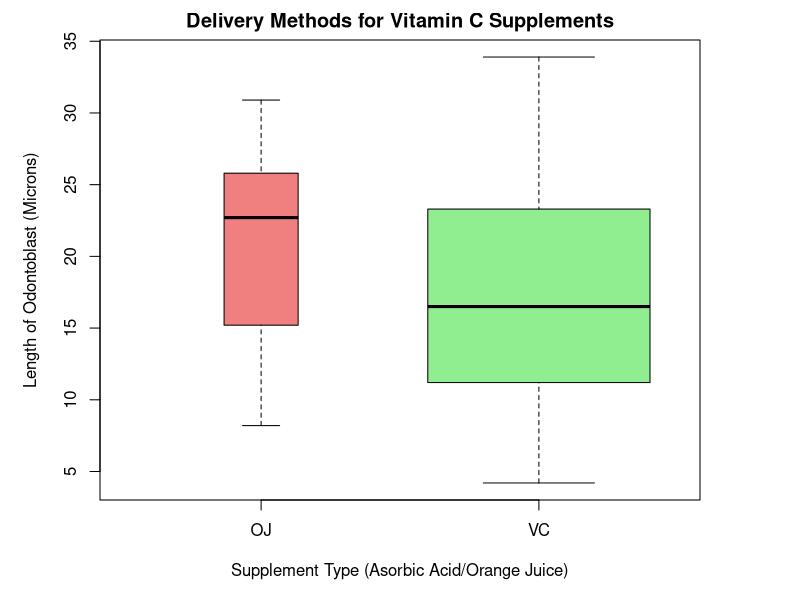
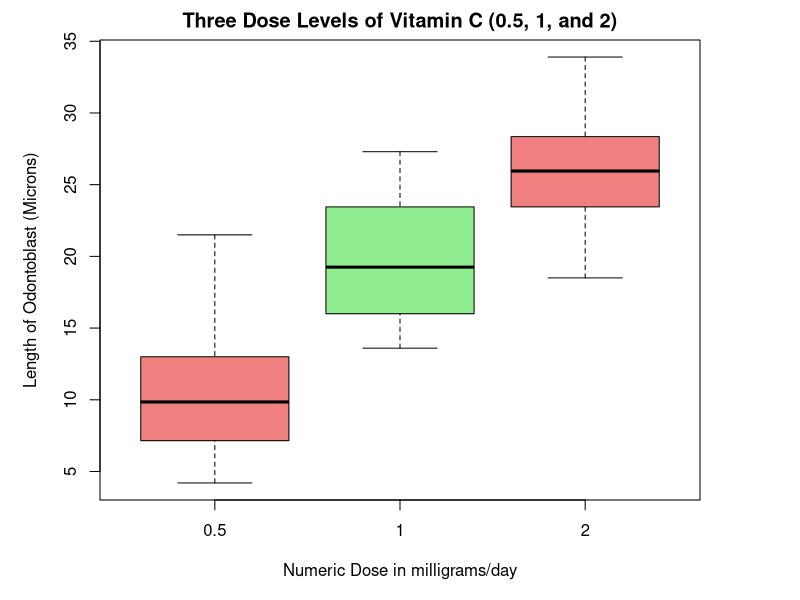
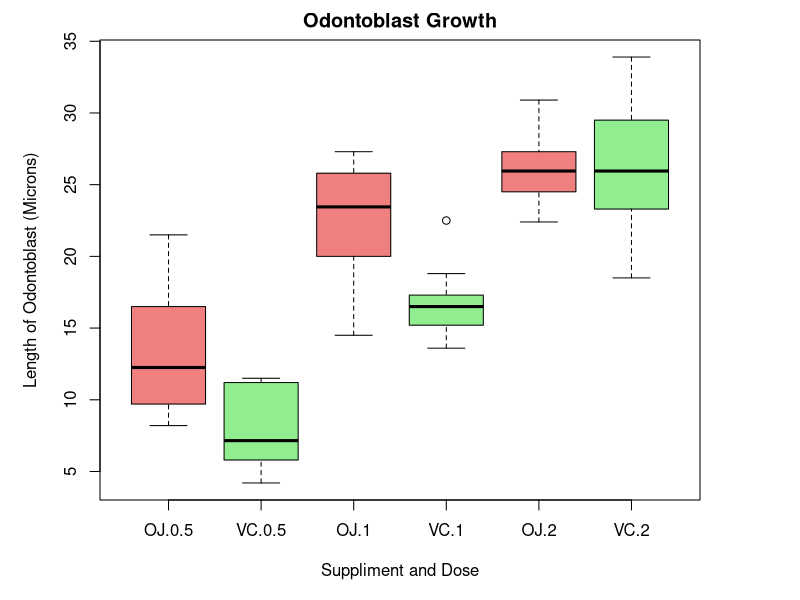
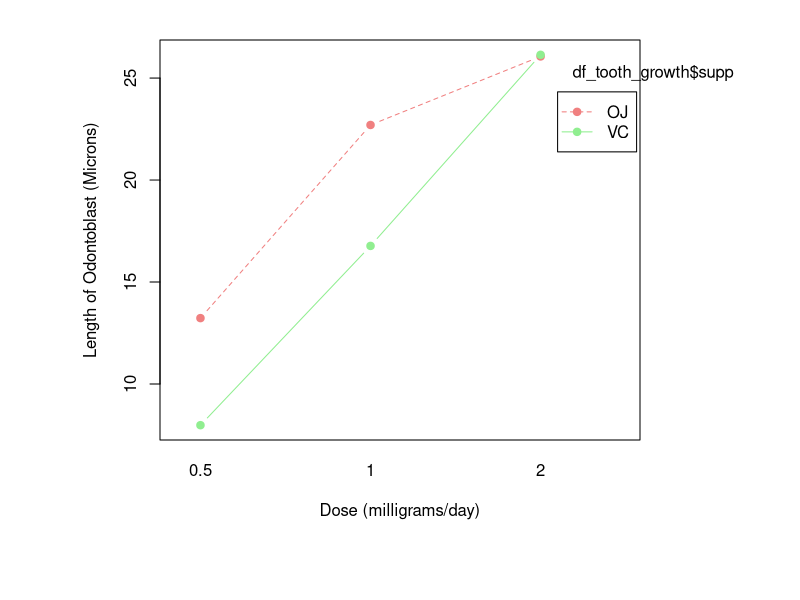
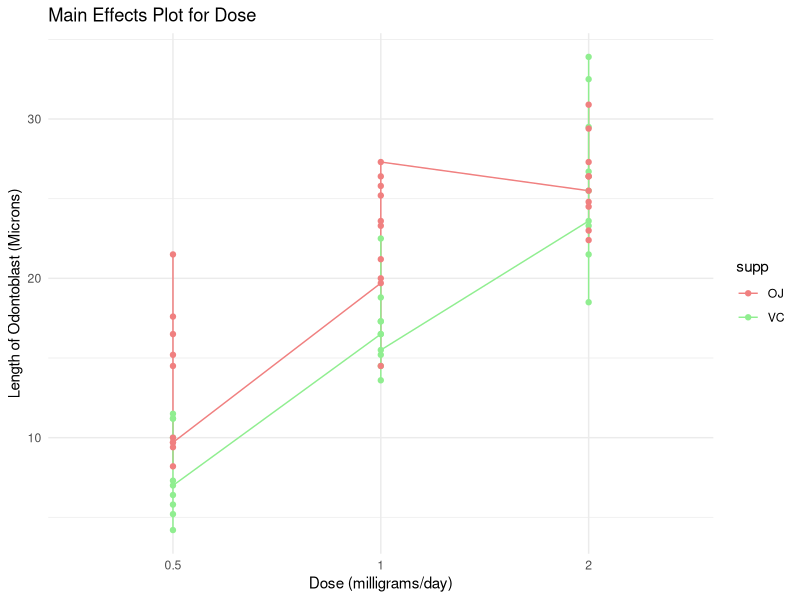
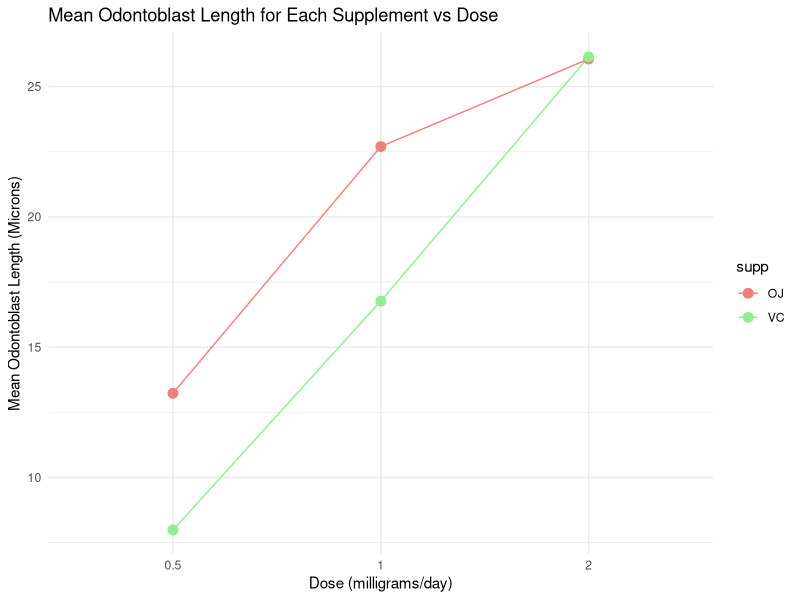
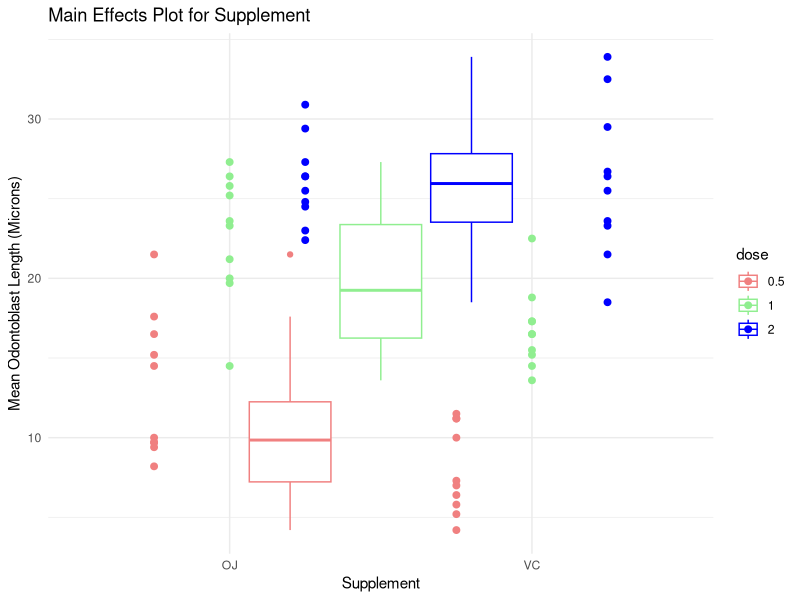
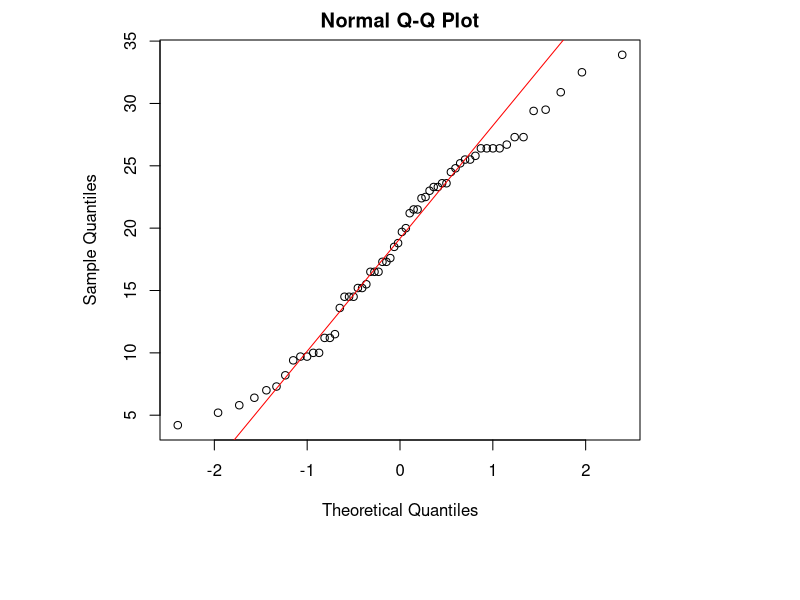

Write R code to recreate these figures, in order.
## ---- chunk 1
df_tooth_growth <- data.frame(ToothGrowth)

# Structure of the dataset
str(df_tooth_growth)

head(df_tooth_growth[c(28, 29, 30, 31, 32, 33), ], 
     n = 6)
## ---- chunk 2
##Dataset summary

summary(df_tooth_growth)
## ---- chunk 3

##Descriptive stats in conjunction to both factors
require(dplyr)
library(dplyr)
group_by(df_tooth_growth, supp, dose) %>%
  summarise(
    count = n(),
    mean = mean(len, na.rm = TRUE),
    sd = sd(len, na.rm = TRUE),
    .groups = "drop"
  )
## ---- chunk 4

## Boxplot for Delivery Methods of Supplement
par(mar = c(5, 5, 2, 5))
boxplot(len~supp, data=df_tooth_growth, 
        notch=FALSE, 
  col=(c("lightcoral","lightgreen")),
  main="Delivery Methods for Vitamin C Supplements",
  xlab="Supplement Type (Asorbic Acid/Orange Juice)",
  ylab="Length of Odontoblast (Microns)",
  width = c(0.5, 1.5)*2, 
  height = c(0.5, 1.5)
)

## ---- chunk 5
boxplot(len~dose, data=df_tooth_growth, notch=FALSE, 
  col=(c("lightcoral","lightgreen")),
  main="Three Dose Levels of Vitamin C (0.5, 1, and 2)",
  xlab="Numeric Dose in milligrams/day",
  ylab="Length of Odontoblast (Microns)"
  )


## ---- chunk 6
boxplot(len~supp*dose, data=df_tooth_growth, notch=FALSE, 
  col=(c("lightcoral","lightgreen")),
  main="Odontoblast Growth",
  xlab="Suppliment and Dose",
  ylab="Length of Odontoblast (Microns)")
## ---- chunk 7
require(ggplot2)
require(dplyr)
library(ggplot2)
library(dplyr) 

# Convert the 'supp' and 'dose' variables to factors
df_tooth_growth$supp <- as.factor(df_tooth_growth$supp)
df_tooth_growth$dose <- as.factor(df_tooth_growth$dose)


## ---- chunk 8
par(mar = c(8, 8, 2, 8))

# Interaction Plot
interaction.plot(df_tooth_growth$dose, df_tooth_growth$supp, 
                 df_tooth_growth$len, 
                 col = c("lightcoral", "lightgreen"), 
                 type = "b", fixed = TRUE, 
                 xlab = "Dose (milligrams/day)", 
                 ylab = "Length of Odontoblast (Microns)", 
                 pch = 19, leg.bty = "o")

## ---- chunk 9

# Main Effects Plot for 'dose'
ggplot(df_tooth_growth, aes(x = dose, y = len, group = supp, color = supp)) +
  geom_line() +
  geom_point() +
  labs(title = "Main Effects Plot for Dose", 
       x = "Dose (milligrams/day)", y = "Length of Odontoblast (Microns)") +
  scale_color_manual(values = c("lightcoral", "lightgreen")
                     ) +  # Set custom colors
  theme_minimal()

## ---- chunk 10

means_data <- df_tooth_growth %>%
  group_by(supp, dose) %>%
  summarize(mean_len = mean(len),
            .groups="drop")

# Line plot of means
ggplot(means_data, aes(x = dose, y = mean_len, group = supp, color = supp)) +
  geom_line() +
  geom_point(size = 3) +
  labs(title = "Mean Odontoblast Length for Each Supplement vs Dose",
       x = "Dose (milligrams/day)", y = "Mean Odontoblast Length (Microns)") +
  scale_color_manual(values = c("lightcoral", "lightgreen")
                     ) +  # Set custom colors
  theme_minimal()
## ---- chunk 11
# Main Effects Plot for 'supp' 
ggplot(df_tooth_growth, aes(x = supp, y = len, group = dose, color = dose)) +
  geom_boxplot() +
  geom_point(position = position_dodge(width = 0.75), size = 2) +
  labs(title = "Main Effects Plot for Supplement", x = "Supplement", 
       y = "Mean Odontoblast Length (Microns)") +
  scale_color_manual(values = c("lightcoral", "lightgreen", "blue")
                     ) +  # Set custom colors
  theme_minimal()

## ---- chunk 12
shapiro.test(df_tooth_growth$len)
## ---- chunk 13
qqnorm(df_tooth_growth$len)
qqline(df_tooth_growth$len, col = "red")
## ---- chunk 14
require(car)
library(car)
# Levene test for Interaction Term
#levels(ToothGrowth$supp)
# Convert 'dose' to a factor with specific levels
df_tooth_growth$dose <- factor(df_tooth_growth$dose, levels = c("0.5", "1", "2"))

# Perform Levene test
leveneTest(len ~ supp * dose, data = df_tooth_growth)

# Levene test for factor1
leveneTest(len ~ supp, data = df_tooth_growth)

# Levene test for factor2
leveneTest(len ~ dose, data = df_tooth_growth)
## ---- chunk 15

# Create a contingency table
contingency_table <- table(df_tooth_growth$supp, df_tooth_growth$dose)

# Conduct Chi-squared test for independence
chi_squared_test <- chisq.test(contingency_table)

# Print the results
print(chi_squared_test)

## ---- chunk 16
two_way_anova <- aov(len ~ supp * factor(dose), data = df_tooth_growth)
## ---- chunk 17
summary(two_way_anova)
## ---- chunk 18
TukeyHSD(two_way_anova)
## ---- chunk 19
plot(TukeyHSD(two_way_anova))

## ---- chunk 20
require(rstatix)
library(rstatix)

eta_squared(two_way_anova)


partial_eta_squared(two_way_anova)
